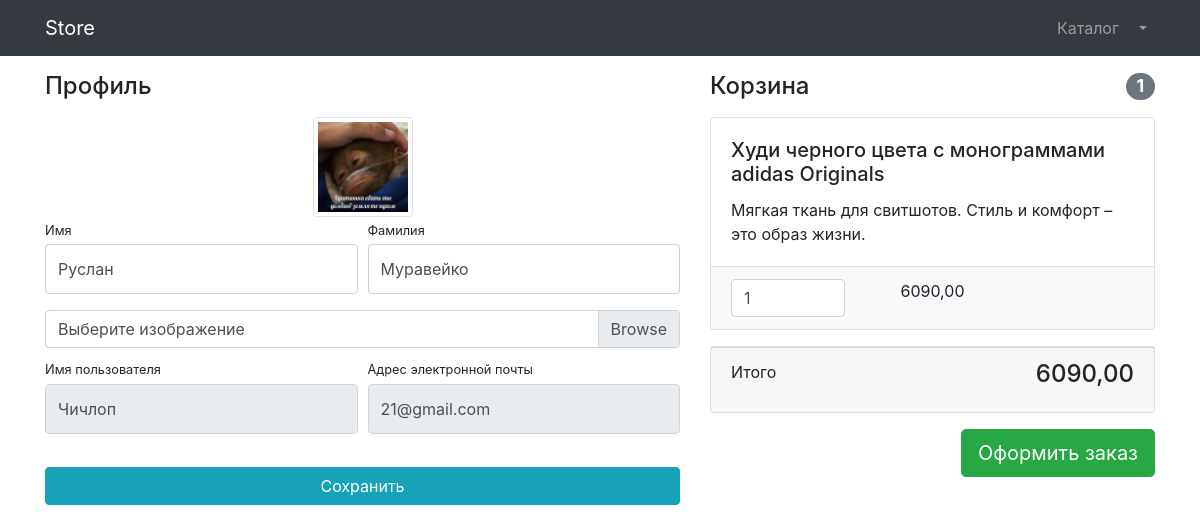
The page /users/profile/ (signed in) on the database its author committed.
### users/models.py (models this page shows)
class User(AbstractUser):
    image = models.ImageField(upload_to='users_images', null=True, blank=True)

### products/models.py (models this page shows, shortened)
class Basket(models.Model):
    user = models.ForeignKey(to=User, on_delete=models.CASCADE)
    product = models.ForeignKey(to=Product, on_delete=models.CASCADE)
    quantity = models.PositiveSmallIntegerField(default=0)
    created_timestamp = models.DateTimeField(auto_now_add=True)
    objects = BasketQuerySet.as_manager()
    def sum(self):
        return self.product.price * self.quantity

class Product(models.Model):
    name = models.CharField(max_length=256)
    description = models.TextField()
    price = models.DecimalField(max_digits=6, decimal_places=2)
    quantity = models.PositiveIntegerField(default=0)
    image = models.ImageField(upload_to='products_images')
    category = models.ForeignKey(to=ProductCategory, on_delete=models.CASCADE)
    class Meta:
        verbose_name = 'Продукт'
        verbose_name_plural = 'Продукты'

### users/views.py (the view)
# urls.py: path('profile/', profile, name='profile'),
@login_required
def profile(request):
    if request.method == 'POST':
        form = UserProfileForm(data=request.POST, instance=request.user, files=request.FILES)
        if form.is_valid():
            form.save()
            return HttpResponseRedirect(reverse('users:profile'))
        else:
            print(form.errors)
    else:
        form = UserProfileForm(instance=request.user)
    baskets = Basket.objects.filter(user=request.user)
    context = {
        'title': 'Store - Профиль',
        'form': form,
        'baskets': baskets,
    }
    return render(request, 'users/profile.html', context)

### users/forms.py
class UserProfileForm(UserChangeForm):
    first_name = forms.CharField(widget=forms.TextInput(attrs={'class': "form-control py-4"}))
    last_name = forms.CharField(widget=forms.TextInput(attrs={'class': "form-control py-4"}))
    image = forms.ImageField(widget=forms.FileInput(attrs={'class': 'custom-file-input'}), required=False)
    username = forms.CharField(widget=forms.TextInput(attrs={'class': "form-control py-4", 'readonly': True}))
    email = forms.CharField(widget=forms.EmailInput(attrs={'class': "form-control py-4", 'readonly': True}))
    class Meta:
        model = User
        fields = ('first_name', 'last_name', 'image', 'username', 'email')

### products/models.py (called while the page is built)
    def total_sum(self):
        return sum(basket.sum() for basket in self)

    def total_quantity(self):
        return sum(basket.quantity for basket in self)

### users/templates/users/profile.html (shortened to what this page needs)
{% extends 'products/base.html' %}
{% load static %}
{% block css %}
        <link href="{% static "vendor/css/profile.css" %}" rel="stylesheet">
{% endblock %}
{% block content %}
<div class="container">
    <div class="row">
        <div class="col-lg-7">
            <h4 class="mt-3 mb-3">Профиль</h4>
            <div class="col-lg-12 text-center">
                <img width="100" height="100"
                     src="{% if user.image %} {{ user.image.url }} {% else %} {% static 'vendor/img/users/default_avatar.jpg' %} {% endif %}"
                     class="img-thumbnail">
            </div>
            <form action="{% url 'users:profile' %}" method="post" enctype="multipart/form-data">
                <div class="form-row">
                    <div class="col-lg-6">
                        <div class="form-group">
                            <label class="small mb-1" for="{{ form.first_name.id_for_label }}">Имя</label>
                            {{ form.first_name }}
                        </div>
                    </div>
                    <div class="col-lg-6">
                        <div class="form-group">
                            <label class="small mb-1" for="{{ form.last_name.id_for_label }}">Фамилия</label>
                            {{ form.last_name }}
                        </div>
                    </div>
                </div>
                <div class="form-row mb-2">
                    <div class="col-lg-12">
                        <div class="custom-file">
                            <label class="custom-file-label" for="{{ form.image.id_for_label }}">Выберите изображение</label>
                        </div>
                    </div>
                </div>
                <div class="form-row">
                    <div class="col-lg-6">
                        <label class="small mb-1" for="{{ form.username.id_for_label }}">Имя пользователя</label>
                        {{ form.username }}
                    </div>
                    <div class="col-lg-6">
                        <label class="small mb-1" for="{{ form.email.id_for_label }}">Адрес электронной
                            почты</label>
                        {{ form.email }}
                    </div>
                </div>
                <div class="form-row">
                    <div class="col-lg-12" style="margin-top: 33px;">
                        <input class="btn btn-info btn-block" type="submit" value="Сохранить">
                    </div>
                </div>
            </form>
        </div>
        <div class="col-lg-5">
            {% include 'products/baskets.html' %}
        </div>
    </div>
</div>
{% endblock %}

### products/templates/products/baskets.html (shortened to what this page needs)
{% if baskets %}
<h4 class="mt-3 mb-3 d-flex justify-content-between align-items-center mb-3">
                Корзина <span class="badge badge-secondary badge-pill">{{ baskets.total_quantity }}</span>
            </h4>
    {% for basket in baskets %}
        <div class="card mb-3">
                <div class="card-body">
                    <h5 class="card-title">{{ basket.product.name }}</h5>
                    <p class="card-text">{{ basket.product.description }}</p>
                </div>
                <ul class="list-group list-group-flush">
                    <li class="list-group-item bg-light">
                        <div class="row text-center">
                            <div class="col-lg-4">
                                <input name="basketID" type="number" class="form-control"
                                       value="{{ basket.quantity }}" min="0">
                            </div>
                            <div class="col-lg-4">{{ basket.sum }}</div>
                            <div class="col-lg-4">
                            </div>
                        </div>
                    </li>
                </ul>
            </div>
    {% endfor %}
<div class="card mb-3">
                <div class="card-footer">
                    <p class="float-left">Итого</p>
                    <h4 class="float-right">{{ baskets.total_sum }}</h4>
                </div>
            </div>
<a class="btn btn-success btn-lg float-right" href="../orders/order-create.html">
                Оформить заказ
            </a>
{% else %}
    <h4 class="mt-3 mb-3 text-center">
                Корзина пуста
            </h4>
{% endif %}

### rows shown on the page
User: image (picture), first_name "Руслан", last_name "Муравейко", username "Чичлоп", email "21@gmail.com"
Basket: total_quantity "1", product.name "Худи черного цвета с монограммами adidas Originals", product.description "Мягкая ткань для свитшотов. Стиль и комфорт – это образ жизни.", basketID "1", sum "6090,00", total_sum "6090,00"
